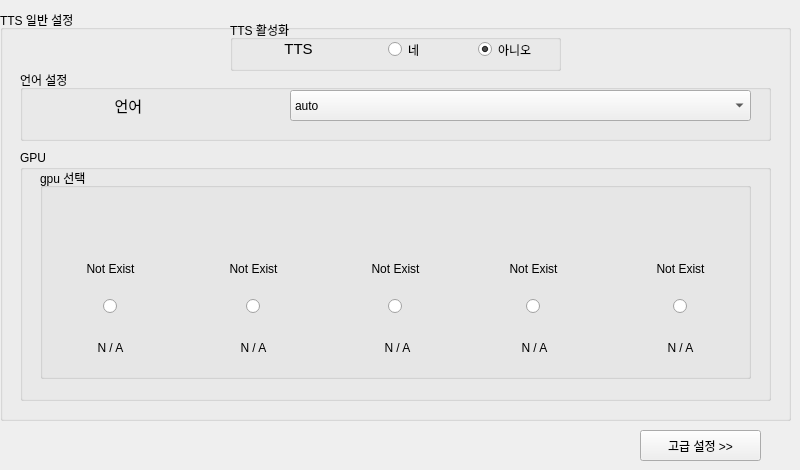
         <widget class="QWidget" name="page_3">
          <widget class="QGroupBox" name="LLMSettingGroupBox_3">
           <property name="geometry">
            <rect>
             <x>0</x>
             <y>10</y>
             <width>791</width>
             <height>411</height>
            </rect>
           </property>
           <property name="title">
            <string>TTS 일반 설정</string>
           </property>
           <widget class="QGroupBox" name="GPUGroupBox_3">
            <property name="geometry">
             <rect>
              <x>20</x>
              <y>140</y>
              <width>751</width>
              <height>251</height>
             </rect>
            </property>
            <property name="title">
             <string>GPU</string>
            </property>
            <widget class="QGroupBox" name="TTSGpuGroupBox">
             <property name="geometry">
              <rect>
               <x>20</x>
               <y>18</y>
               <width>711</width>
               <height>211</height>
              </rect>
             </property>
             <property name="toolTip">
              <string>&lt;html&gt;&lt;head/&gt;&lt;body&gt;&lt;p&gt;GPU 를 선택합니다.&lt;/p&gt;&lt;p&gt;최소 3Gb 의 VRAM 을 사용합니다.&lt;/p&gt;&lt;/body&gt;&lt;/html&gt;</string>
             </property>
             <property name="title">
              <string>gpu 선택</string>
             </property>
             <widget class="QLabel" name="TTSGpuImage0">
              <property name="geometry">
               <rect>
                <x>39</x>
                <y>20</y>
                <width>61</width>
                <height>61</height>
               </rect>
              </property>
              <property name="styleSheet">
               <string notr="true">#avatarLabel {
    border-radius: 125px;     /* 라벨이 128x128일 때 원형 */
    border: 1px solid #ddd;
    background-color: #fff;  /* 투명 PNG가 아닐 때 배경색 */
}</string>
              </property>
              <property name="text">
               <string/>
              </property>
              <property name="scaledContents">
               <bool>true</bool>
              </property>
              <property name="alignment">
               <set>Qt::AlignCenter</set>
              </property>
             </widget>
             <widget class="QLabel" name="TTSGpuImage1">
              <property name="geometry">
               <rect>
                <x>182</x>
                <y>20</y>
                <width>61</width>
                <height>61</height>
               </rect>
              </property>
              <property name="styleSheet">
               <string notr="true">#avatarLabel {
    border-radius: 125px;     /* 라벨이 128x128일 때 원형 */
    border: 1px solid #ddd;
    background-color: #fff;  /* 투명 PNG가 아닐 때 배경색 */
}</string>
              </property>
              <property name="text">
               <string/>
              </property>
              <property name="scaledContents">
               <bool>true</bool>
              </property>
              <property name="alignment">
               <set>Qt::AlignCenter</set>
              </property>
             </widget>
             <widget class="QLabel" name="TTSGpuImage2">
              <property name="geometry">
               <rect>
                <x>324</x>
                <y>20</y>
                <width>61</width>
                <height>61</height>
               </rect>
              </property>
              <property name="styleSheet">
               <string notr="true">#avatarLabel {
    border-radius: 125px;     /* 라벨이 128x128일 때 원형 */
    border: 1px solid #ddd;
    background-color: #fff;  /* 투명 PNG가 아닐 때 배경색 */
}</string>
              </property>
              <property name="text">
               <string/>
              </property>
              <property name="scaledContents">
               <bool>true</bool>
              </property>
              <property name="alignment">
               <set>Qt::AlignCenter</set>
              </property>
             </widget>
             <widget class="QLabel" name="TTSGpuImage3">
              <property name="geometry">
               <rect>
                <x>462</x>
                <y>20</y>
                <width>61</width>
                <height>61</height>
               </rect>
              </property>
              <property name="styleSheet">
               <string notr="true">#avatarLabel {
    border-radius: 125px;     /* 라벨이 128x128일 때 원형 */
    border: 1px solid #ddd;
    background-color: #fff;  /* 투명 PNG가 아닐 때 배경색 */
}</string>
              </property>
              <property name="text">
               <string/>
              </property>
              <property name="scaledContents">
               <bool>true</bool>
              </property>
              <property name="alignment">
               <set>Qt::AlignCenter</set>
              </property>
             </widget>
             <widget class="QLabel" name="TTSGpuImage4">
              <property name="geometry">
               <rect>
                <x>609</x>
                <y>20</y>
                <width>61</width>
                <height>61</height>
               </rect>
              </property>
              <property name="styleSheet">
               <string notr="true">#avatarLabel {
    border-radius: 125px;     /* 라벨이 128x128일 때 원형 */
    border: 1px solid #ddd;
    background-color: #fff;  /* 투명 PNG가 아닐 때 배경색 */
}</string>
              </property>
              <property name="text">
               <string/>
              </property>
              <property name="scaledContents">
               <bool>true</bool>
              </property>
              <property name="alignment">
               <set>Qt::AlignCenter</set>
              </property>
             </widget>
             <widget class="QLabel" name="TTSGpuLabel0">
              <property name="geometry">
               <rect>
                <x>10</x>
                <y>80</y>
                <width>121</width>
                <height>41</height>
               </rect>
              </property>
              <property name="text">
               <string>Not Exist</string>
              </property>
              <property name="textFormat">
               <enum>Qt::AutoText</enum>
              </property>
              <property name="scaledContents">
               <bool>false</bool>
              </property>
              <property name="alignment">
               <set>Qt::AlignCenter</set>
              </property>
              <property name="wordWrap">
               <bool>true</bool>
              </property>
              <property name="openExternalLinks">
               <bool>false</bool>
              </property>
             </widget>
             <widget class="QLabel" name="TTSGpuLabel1">
              <property name="geometry">
               <rect>
                <x>153</x>
                <y>80</y>
                <width>121</width>
                <height>41</height>
               </rect>
              </property>
              <property name="text">
               <string>Not Exist</string>
              </property>
              <property name="alignment">
               <set>Qt::AlignCenter</set>
              </property>
              <property name="wordWrap">
               <bool>true</bool>
              </property>
              <property name="openExternalLinks">
               <bool>false</bool>
              </property>
             </widget>
             <widget class="QLabel" name="TTSGpuLabel2">
              <property name="geometry">
               <rect>
                <x>295</x>
                <y>80</y>
                <width>121</width>
                <height>41</height>
               </rect>
              </property>
              <property name="text">
               <string>Not Exist</string>
              </property>
              <property name="alignment">
               <set>Qt::AlignCenter</set>
              </property>
              <property name="wordWrap">
               <bool>true</bool>
              </property>
              <property name="openExternalLinks">
               <bool>false</bool>
              </property>
             </widget>
             <widget class="QLabel" name="TTSGpuLabel3">
              <property name="geometry">
               <rect>
                <x>433</x>
                <y>80</y>
                <width>121</width>
                <height>41</height>
               </rect>
              </property>
              <property name="text">
               <string>Not Exist</string>
              </property>
              <property name="alignment">
               <set>Qt::AlignCenter</set>
              </property>
              <property name="wordWrap">
               <bool>true</bool>
              </property>
              <property name="openExternalLinks">
               <bool>false</bool>
              </property>
             </widget>
             <widget class="QLabel" name="TTSGpuLabel4">
              <property name="geometry">
               <rect>
                <x>580</x>
                <y>80</y>
                <width>121</width>
                <height>41</height>
               </rect>
              </property>
              <property name="text">
               <string>Not Exist</string>
              </property>
              <property name="alignment">
               <set>Qt::AlignCenter</set>
              </property>
              <property name="wordWrap">
               <bool>true</bool>
              </property>
              <property name="openExternalLinks">
               <bool>false</bool>
              </property>
             </widget>
             <widget class="QRadioButton" name="TTSradioButton0">
              <property name="geometry">
               <rect>
                <x>27</x>
                <y>130</y>
                <width>86</width>
                <height>16</height>
               </rect>
              </property>
              <property name="styleSheet">
               <string notr="true">
    QRadioButton::indicator {
        subcontrol-position: center center;
        subcontrol-origin: padding;
    }</string>
              </property>
              <property name="text">
               <string/>
              </property>
             </widget>
             <widget class="QRadioButton" name="TTSradioButton1">
              <property name="geometry">
               <rect>
                <x>170</x>
                <y>130</y>
                <width>86</width>
                <height>16</height>
               </rect>
              </property>
              <property name="styleSheet">
               <string notr="true">
    QRadioButton::indicator {
        subcontrol-position: center center;
        subcontrol-origin: padding;
    }</string>
              </property>
              <property name="text">
               <string/>
              </property>
             </widget>
             <widget class="QRadioButton" name="TTSradioButton2">
              <property name="geometry">
               <rect>
                <x>312</x>
                <y>130</y>
                <width>86</width>
                <height>16</height>
               </rect>
              </property>
              <property name="styleSheet">
               <string notr="true">
    QRadioButton::indicator {
        subcontrol-position: center center;
        subcontrol-origin: padding;
    }</string>
              </property>
              <property name="text">
               <string/>
              </property>
             </widget>
             <widget class="QRadioButton" name="TTSradioButton3">
              <property name="geometry">
               <rect>
                <x>450</x>
                <y>130</y>
                <width>86</width>
                <height>16</height>
               </rect>
              </property>
              <property name="styleSheet">
               <string notr="true">
    QRadioButton::indicator {
        subcontrol-position: center center;
        subcontrol-origin: padding;
    }</string>
              </property>
              <property name="text">
               <string/>
              </property>
             </widget>
             <widget class="QRadioButton" name="TTSradioButton4">
              <property name="geometry">
               <rect>
                <x>597</x>
                <y>130</y>
                <width>86</width>
                <height>16</height>
               </rect>
              </property>
              <property name="styleSheet">
               <string notr="true">
    QRadioButton::indicator {
        subcontrol-position: center center;
        subcontrol-origin: padding;
    }</string>
              </property>
              <property name="text">
               <string/>
              </property>
             </widget>
             <widget class="QLabel" name="TTSPercentLabel0">
              <property name="geometry">
               <rect>
                <x>10</x>
                <y>154</y>
                <width>121</width>
                <height>51</height>
               </rect>
              </property>
              <property name="text">
               <string>N / A</string>
              </property>
              <property name="textFormat">
               <enum>Qt::AutoText</enum>
              </property>
              <property name="scaledContents">
               <bool>false</bool>
              </property>
              <property name="alignment">
               <set>Qt::AlignCenter</set>
              </property>
              <property name="wordWrap">
               <bool>true</bool>
              </property>
              <property name="openExternalLinks">
               <bool>false</bool>
              </property>
             </widget>
             <widget class="QLabel" name="TTSPercentLabel1">
              <property name="geometry">
               <rect>
                <x>153</x>
                <y>154</y>
                <width>121</width>
                <height>51</height>
               </rect>
              </property>
              <property name="text">
               <string>N / A</string>
              </property>
              <property name="textFormat">
               <enum>Qt::AutoText</enum>
              </property>
              <property name="scaledContents">
               <bool>false</bool>
              </property>
              <property name="alignment">
               <set>Qt::AlignCenter</set>
              </property>
              <property name="wordWrap">
               <bool>true</bool>
              </property>
              <property name="openExternalLinks">
               <bool>false</bool>
              </property>
             </widget>
             <widget class="QLabel" name="TTSPercentLabel3">
              <property name="geometry">
               <rect>
                <x>434</x>
                <y>154</y>
                <width>121</width>
                <height>51</height>
               </rect>
              </property>
              <property name="text">
               <string>N / A</string>
              </property>
              <property name="textFormat">
               <enum>Qt::AutoText</enum>
              </property>
              <property name="scaledContents">
               <bool>false</bool>
              </property>
              <property name="alignment">
               <set>Qt::AlignCenter</set>
              </property>
              <property name="wordWrap">
               <bool>true</bool>
              </property>
              <property name="openExternalLinks">
               <bool>false</bool>
              </property>
             </widget>
             <widget class="QLabel" name="TTSPercentLabel4">
              <property name="geometry">
               <rect>
                <x>580</x>
                <y>154</y>
                <width>121</width>
                <height>51</height>
               </rect>
              </property>
              <property name="text">
               <string>N / A</string>
              </property>
              <property name="textFormat">
               <enum>Qt::AutoText</enum>
              </property>
              <property name="scaledContents">
               <bool>false</bool>
              </property>
              <property name="alignment">
               <set>Qt::AlignCenter</set>
              </property>
              <property name="wordWrap">
               <bool>true</bool>
              </property>
              <property name="openExternalLinks">
               <bool>false</bool>
              </property>
             </widget>
             <widget class="QLabel" name="TTSPercentLabel2">
              <property name="geometry">
               <rect>
                <x>297</x>
                <y>154</y>
                <width>121</width>
                <height>51</height>
               </rect>
              </property>
              <property name="text">
               <string>N / A</string>
              </property>
              <property name="textFormat">
               <enum>Qt::AutoText</enum>
              </property>
              <property name="scaledContents">
               <bool>false</bool>
              </property>
              <property name="alignment">
               <set>Qt::AlignCenter</set>
              </property>
              <property name="wordWrap">
               <bool>true</bool>
              </property>
              <property name="openExternalLinks">
               <bool>false</bool>
              </property>
             </widget>
            </widget>
           </widget>
           <widget class="QGroupBox" name="groupBox_60">
            <property name="geometry">
             <rect>
              <x>20</x>
              <y>60</y>
              <width>751</width>
              <height>71</height>
             </rect>
            </property>
            <property name="title">
             <string>언어 설정</string>
            </property>
            <widget class="QComboBox" name="LanguageComboBox">
             <property name="geometry">
              <rect>
               <x>270</x>
               <y>20</y>
               <width>461</width>
               <height>31</height>
              </rect>
             </property>
             <property name="toolTip">
              <string>실제 gpu 갯수를 초과하면 안됩니다.</string>
             </property>
             <property name="whatsThis">
              <string/>
             </property>
             <item>
              <property name="text">
               <string>auto</string>
              </property>
             </item>
             <item>
              <property name="text">
               <string>ko</string>
              </property>
             </item>
             <item>
              <property name="text">
               <string>ja</string>
              </property>
             </item>
             <item>
              <property name="text">
               <string>cn</string>
              </property>
             </item>
             <item>
              <property name="text">
               <string>en</string>
              </property>
             </item>
            </widget>
            <widget class="QLabel" name="LanguageLabel">
             <property name="geometry">
              <rect>
               <x>10</x>
               <y>20</y>
               <width>201</width>
               <height>31</height>
              </rect>
             </property>
             <property name="toolTip">
              <string>기본 언어를 지정합니다. auto 시 다국어로 지원합니다.</string>
             </property>
             <property name="whatsThis">
              <string/>
             </property>
             <property name="text">
              <string>&lt;html&gt;&lt;head/&gt;&lt;body&gt;&lt;p align=&quot;center&quot;&gt;&lt;span style=&quot; font-size:11pt;&quot;&gt;언어
&lt;/span&gt;&lt;/p&gt;&lt;/body&gt;&lt;/html&gt;</string>
             </property>
            </widget>
           </widget>
           <widget class="QGroupBox" name="TTSEnableGroup">
            <property name="geometry">
             <rect>
              <x>230</x>
              <y>10</y>
              <width>331</width>
              <height>51</height>
             </rect>
            </property>
            <property name="title">
             <string>TTS 활성화</string>
            </property>
            <widget class="QWidget" name="CommuLogTimeGroup_2" native="true">
             <property name="geometry">
              <rect>
               <x>138</x>
               <y>14</y>
               <width>181</width>
               <height>31</height>
              </rect>
             </property>
             <widget class="QRadioButton" name="TTSEnableNo">
              <property name="geometry">
               <rect>
                <x>110</x>
                <y>0</y>
                <width>71</width>
                <height>31</height>
               </rect>
              </property>
              <property name="text">
               <string>아니오</string>
              </property>
              <property name="checkable">
               <bool>true</bool>
              </property>
              <property name="checked">
               <bool>true</bool>
              </property>
             </widget>
             <widget class="QRadioButton" name="TTSEnableButtonYes">
              <property name="geometry">
               <rect>
                <x>20</x>
                <y>0</y>
                <width>71</width>
                <height>31</height>
               </rect>
              </property>
              <property name="text">
               <string>네</string>
              </property>
             </widget>
            </widget>
            <widget class="QLabel" name="TTSEnableLabel">
             <property name="geometry">
              <rect>
               <x>13</x>
               <y>14</y>
               <width>111</width>
               <height>31</height>
              </rect>
             </property>
             <property name="toolTip">
              <string>&lt;html&gt;&lt;head/&gt;&lt;body&gt;&lt;p&gt;TTS 기능을 활성화 합니다.&lt;/p&gt;&lt;p&gt;비활성화시 음성은 생성되지않습니다.&lt;/p&gt;&lt;/body&gt;&lt;/html&gt;</string>
             </property>
             <property name="text">
              <string>&lt;html&gt;&lt;head/&gt;&lt;body&gt;&lt;p align=&quot;center&quot;&gt;&lt;span style=&quot; font-size:11pt;&quot;&gt;TTS&lt;/span&gt;&lt;/p&gt;&lt;/body&gt;&lt;/html&gt;</string>
             </property>
            </widget>
           </widget>
          </widget>
          <widget class="QPushButton" name="TTSAdvancedButton">
           <property name="geometry">
            <rect>
             <x>640</x>
             <y>430</y>
             <width>121</width>
             <height>31</height>
            </rect>
           </property>
           <property name="toolTip">
            <string/>
           </property>
           <property name="text">
            <string>고급 설정 &gt;&gt;</string>
           </property>
          </widget>
         </widget>
